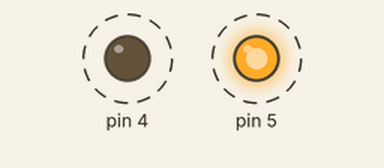
A sketch run on a simulated Arduino Uno, built with avr-gcc and run on an emulated ATmega328P. Parts: output pins drawn as LEDs (lit = HIGH). Dashed ring = blinking.

Above: at 0.2 s.
Timing chart, 0 to 3.0 s (numbered marks = the images above):
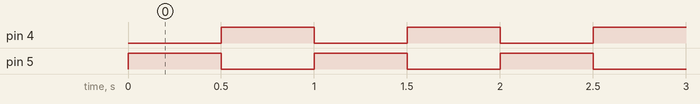

Measured:
- by itself, pin 4, pin 5: alternates HIGH for 0.50 s and LOW for 0.50 s

The sketch:

02-Sh1tgoesreal.ino
```cpp
int Swap = 500;

void setup() {
  // put your setup code here, to run once:
  pinMode(5, OUTPUT);
  pinMode(4, OUTPUT);
}

void loop() {
  // put your main code here, to run repeatedly:
  digitalWrite(5, HIGH);
  digitalWrite(4, LOW);
  delay(Swap);
  digitalWrite(5, LOW);
  digitalWrite(4, HIGH);
  delay(Swap);
}
```
